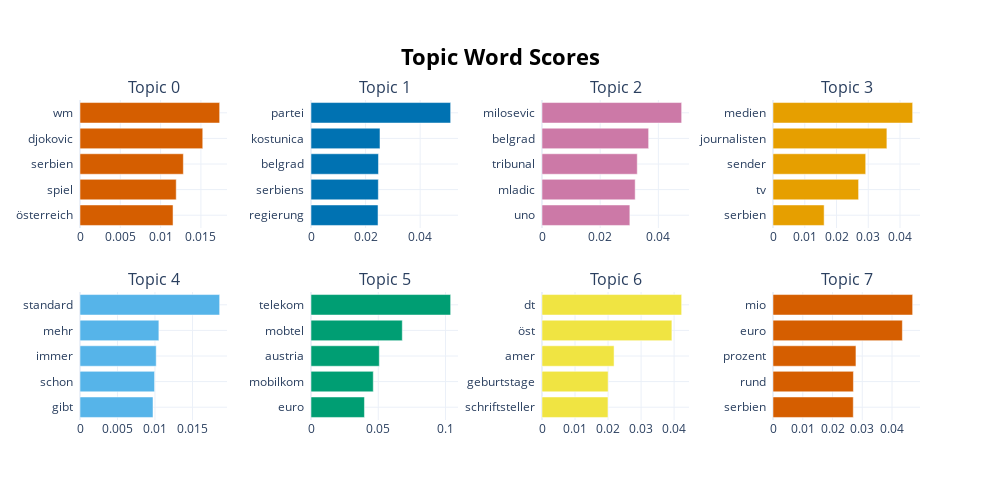

This figure's notebook cell:
### Markdown cell above
![image.png](attachment:d966c4f2-c88d-41a4-8b84-9a1d8069f483.png)

### Code cell
model_srb.visualize_barchart()

### Figure 1 — Plotly figure (JSON) as saved in the notebook; plotly's stock layout.template omitted (floating-point values rounded to 4 significant figures)
{"data": [{"marker": {"color": "#D55E00"}, "orientation": "h", "type": "bar", "x": [0.01154, 0.01194, 0.01282, 0.01523, 0.01733], "xaxis": "x", "y": ["österreich  ", "spiel  ", "serbien  ", "djokovic  ", "wm  "], "yaxis": "y"}, {"marker": {"color": "#0072B2"}, "orientation": "h", "type": "bar", "x": [0.02456, 0.02467, 0.02473, 0.02528, 0.05118], "xaxis": "x2", "y": ["regierung  ", "serbiens  ", "belgrad  ", "kostunica  ", "partei  "], "yaxis": "y2"}, {"marker": {"color": "#CC79A7"}, "orientation": "h", "type": "bar", "x": [0.0302, 0.03203, 0.03274, 0.03665, 0.048], "xaxis": "x3", "y": ["uno  ", "mladic  ", "tribunal  ", "belgrad  ", "milosevic  "], "yaxis": "y3"}, {"marker": {"color": "#E69F00"}, "orientation": "h", "type": "bar", "x": [0.01611, 0.02696, 0.0292, 0.03587, 0.04399], "xaxis": "x4", "y": ["serbien  ", "tv  ", "sender  ", "journalisten  ", "medien  "], "yaxis": "y4"}, {"marker": {"color": "#56B4E9"}, "orientation": "h", "type": "bar", "x": [0.009737, 0.009946, 0.01017, 0.01052, 0.01863], "xaxis": "x5", "y": ["gibt  ", "schon  ", "immer  ", "mehr  ", "standard  "], "yaxis": "y5"}, {"marker": {"color": "#009E73"}, "orientation": "h", "type": "bar", "x": [0.03974, 0.04631, 0.05079, 0.06787, 0.1038], "xaxis": "x6", "y": ["euro  ", "mobilkom  ", "austria  ", "mobtel  ", "telekom  "], "yaxis": "y6"}, {"marker": {"color": "#F0E442"}, "orientation": "h", "type": "bar", "x": [0.01998, 0.02003, 0.02182, 0.03933, 0.04228], "xaxis": "x7", "y": ["schriftsteller  ", "geburtstage  ", "amer  ", "öst  ", "dt  "], "yaxis": "y7"}, {"marker": {"color": "#D55E00"}, "orientation": "h", "type": "bar", "x": [0.02698, 0.02703, 0.02788, 0.04348, 0.04694], "xaxis": "x8", "y": ["serbien  ", "rund  ", "prozent  ", "euro  ", "mio  "], "yaxis": "y8"}], "layout": {"annotations": [{"font": {"size": 16}, "showarrow": false, "text": "Topic 0", "x": 0.0875, "xanchor": "center", "xref": "paper", "y": 1, "yanchor": "bottom", "yref": "paper"}, {"font": {"size": 16}, "showarrow": false, "text": "Topic 1", "x": 0.3625, "xanchor": "center", "xref": "paper", "y": 1, "yanchor": "bottom", "yref": "paper"}, {"font": {"size": 16}, "showarrow": false, "text": "Topic 2", "x": 0.6375, "xanchor": "center", "xref": "paper", "y": 1, "yanchor": "bottom", "yref": "paper"}, {"font": {"size": 16}, "showarrow": false, "text": "Topic 3", "x": 0.9125, "xanchor": "center", "xref": "paper", "y": 1, "yanchor": "bottom", "yref": "paper"}, {"font": {"size": 16}, "showarrow": false, "text": "Topic 4", "x": 0.0875, "xanchor": "center", "xref": "paper", "y": 0.4, "yanchor": "bottom", "yref": "paper"}, {"font": {"size": 16}, "showarrow": false, "text": "Topic 5", "x": 0.3625, "xanchor": "center", "xref": "paper", "y": 0.4, "yanchor": "bottom", "yref": "paper"}, {"font": {"size": 16}, "showarrow": false, "text": "Topic 6", "x": 0.6375, "xanchor": "center", "xref": "paper", "y": 0.4, "yanchor": "bottom", "yref": "paper"}, {"font": {"size": 16}, "showarrow": false, "text": "Topic 7", "x": 0.9125, "xanchor": "center", "xref": "paper", "y": 0.4, "yanchor": "bottom", "yref": "paper"}], "height": 500, "hoverlabel": {"bgcolor": "white", "font": {"family": "Rockwell", "size": 16}}, "showlegend": false, "title": {"font": {"color": "Black", "size": 22}, "text": "<b>Topic Word Scores", "x": 0.5, "xanchor": "center", "yanchor": "top"}, "width": 1000, "xaxis": {"anchor": "y", "autorange": true, "domain": [0, 0.175], "range": [0, 0.01824], "showgrid": true, "type": "linear"}, "xaxis2": {"anchor": "y2", "autorange": true, "domain": [0.275, 0.45], "range": [0, 0.05387], "showgrid": true, "type": "linear"}, "xaxis3": {"anchor": "y3", "autorange": true, "domain": [0.55, 0.725], "range": [0, 0.05053], "showgrid": true, "type": "linear"}, "xaxis4": {"anchor": "y4", "autorange": true, "domain": [0.825, 1], "range": [0, 0.0463], "showgrid": true, "type": "linear"}, "xaxis5": {"anchor": "y5", "autorange": true, "domain": [0, 0.175], "range": [0, 0.01961], "showgrid": true, "type": "linear"}, "xaxis6": {"anchor": "y6", "autorange": true, "domain": [0.275, 0.45], "range": [0, 0.1093], "showgrid": true, "type": "linear"}, "xaxis7": {"anchor": "y7", "autorange": true, "domain": [0.55, 0.725], "range": [0, 0.04451], "showgrid": true, "type": "linear"}, "xaxis8": {"anchor": "y8", "autorange": true, "domain": [0.825, 1], "range": [0, 0.04941], "showgrid": true, "type": "linear"}, "yaxis": {"anchor": "x", "autorange": true, "domain": [0.6, 1], "range": [-0.5, 4.5], "showgrid": true, "type": "category"}, "yaxis2": {"anchor": "x2", "autorange": true, "domain": [0.6, 1], "range": [-0.5, 4.5], "showgrid": true, "type": "category"}, "yaxis3": {"anchor": "x3", "autorange": true, "domain": [0.6, 1], "range": [-0.5, 4.5], "showgrid": true, "type": "category"}, "yaxis4": {"anchor": "x4", "autorange": true, "domain": [0.6, 1], "range": [-0.5, 4.5], "showgrid": true, "type": "category"}, "yaxis5": {"anchor": "x5", "autorange": true, "domain": [0, 0.4], "range": [-0.5, 4.5], "showgrid": true, "type": "category"}, "yaxis6": {"anchor": "x6", "autorange": true, "domain": [0, 0.4], "range": [-0.5, 4.5], "showgrid": true, "type": "category"}, "yaxis7": {"anchor": "x7", "autorange": true, "domain": [0, 0.4], "range": [-0.5, 4.5], "showgrid": true, "type": "category"}, "yaxis8": {"anchor": "x8", "autorange": true, "domain": [0, 0.4], "range": [-0.5, 4.5], "showgrid": true, "type": "category"}}}
